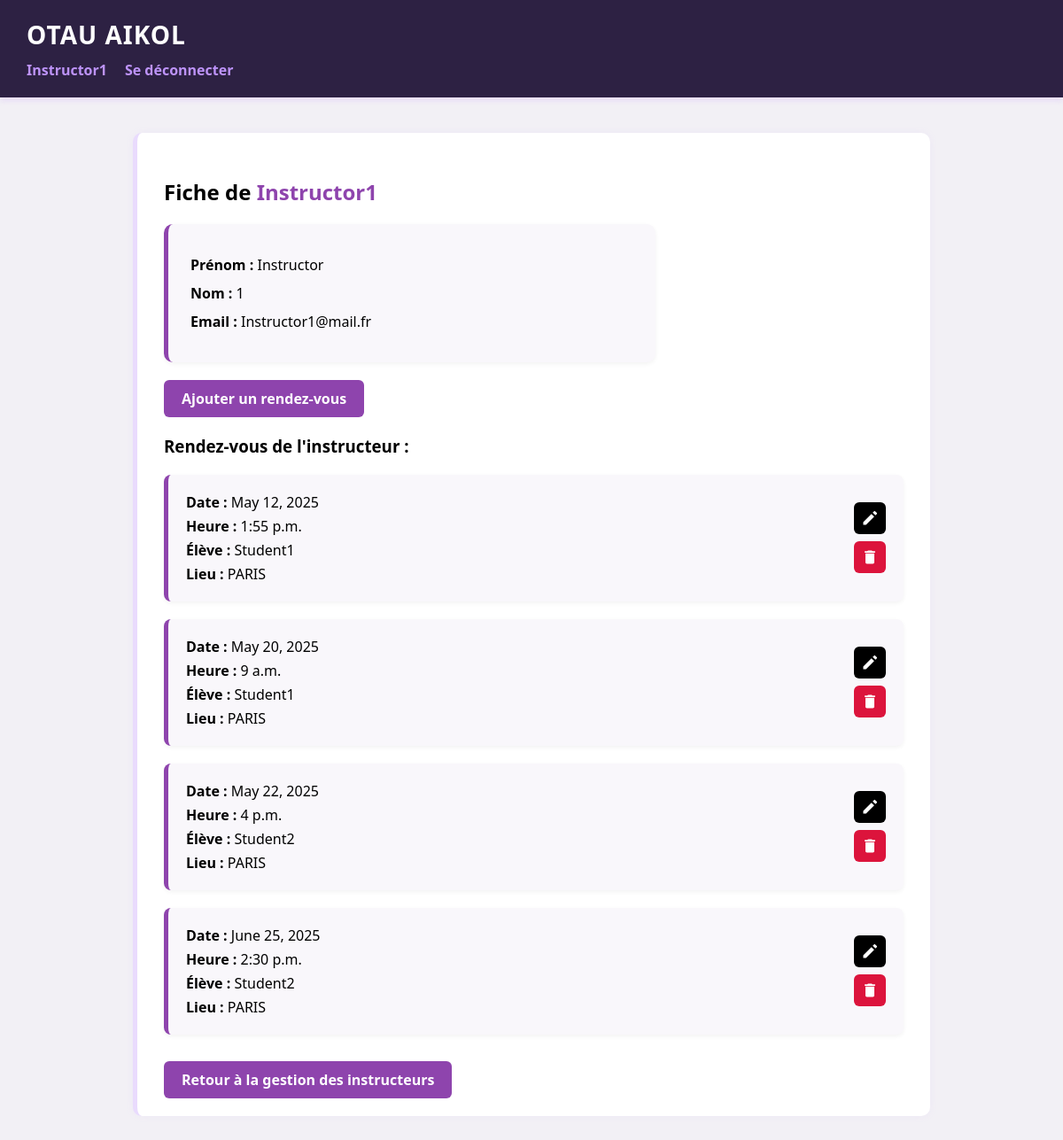
/app/secretary/instructor/1/ (signed in), run on the app's committed database.
### auto_ecole/models.py (models this page shows, shortened)
class Instructor(models.Model):
    user = models.OneToOneField(User, on_delete=models.CASCADE)
    bio = models.TextField(blank=True, null=True)

class Appointment(models.Model):
    student = models.ForeignKey(Student, on_delete=models.CASCADE)
    instructor = models.ForeignKey(Instructor, on_delete=models.CASCADE)
    date = models.DateField()
    time = models.TimeField()
    location = models.CharField(max_length=100)

class Student(models.Model):
    user = models.OneToOneField(User, on_delete=models.CASCADE)
    hours_available = models.PositiveIntegerField(default=0)

### auto_ecole/views.py (the view)
# urls.py: path('secretary/instructor/<int:instructor_id>/', instructor_detail, name='instructor_detail'),
@login_required
def instructor_detail(request, instructor_id):
    instructor = get_object_or_404(Instructor, id=instructor_id)
    appointments = Appointment.objects.filter(instructor=instructor).order_by('date', 'time')
    return render(request, 'instructor_detail.html', {'instructor': instructor, 'appointments': appointments})

### auto_ecole/templates/instructor_detail.html (shortened to what this page needs)
{% extends "base.html" %}
{% block content %}
  <h2 style="margin-bottom: 20px;">Fiche de <span style="color: #8e44ad;">{{ instructor.user.username }}</span></h2>
  <div style="background-color: #f9f7fb; padding: 25px; border-radius: 10px; border-left: 5px solid #8e44ad; box-shadow: 0 2px 5px rgba(0,0,0,0.05); max-width: 500px; margin-bottom: 30px;">
    <p style="margin: 10px 0;"><strong>Prénom :</strong> {{ instructor.user.first_name }}</p>
    <p style="margin: 10px 0;"><strong>Nom :</strong> {{ instructor.user.last_name }}</p>
    <p style="margin: 10px 0;"><strong>Email :</strong> {{ instructor.user.email }}</p>
  </div>
  <div style="margin-bottom: 30px;">
    <a href="{% url 'create_appointment_from_dashboard' %}" style="text-decoration: none; background-color: #8e44ad; padding: 10px 20px; border-radius: 6px; color: white; font-weight: bold;">
      Ajouter un rendez-vous
    </a>
  </div>
  {% if appointments %}
    <h3 style="margin-bottom: 20px;">Rendez-vous de l'instructeur :</h3>
    <div style="display: flex; flex-direction: column; gap: 20px;">
      {% for appointment in appointments %}
        <div style="background-color: #f9f7fb; padding: 15px 20px; border-radius: 8px; border-left: 5px solid #8e44ad; box-shadow: 0 2px 5px rgba(0,0,0,0.05); display: flex; justify-content: space-between; align-items: center;">
          <div>
            <p style="margin: 5px 0;"><strong>Date :</strong> {{ appointment.date }}</p>
            <p style="margin: 5px 0;"><strong>Heure :</strong> {{ appointment.time }}</p>
            <p style="margin: 5px 0;"><strong>Élève :</strong> {{ appointment.student.user.username }}</p>
            <p style="margin: 5px 0;"><strong>Lieu :</strong> {{ appointment.location }}</p>
          </div>
          <div style="display: flex; flex-direction: column; gap: 8px;">
            <a href="{% url 'edit_appointment' appointment.id %}" title="Modifier" style="background-color: black; padding: 8px; border-radius: 6px; display: flex; align-items: center; justify-content: center; text-decoration: none;">
              <svg style="width:20px;height:20px;fill:white;" xmlns="http://www.w3.org/2000/svg" viewBox="0 0 24 24">
                <path d="M3 17.25V21h3.75l11.06-11.06-3.75-3.75L3 17.25zM21.41 6.34c.39-.39.39-1.02 0-1.41l-2.34-2.34a1 1 0 0 0-1.41 0l-1.83 1.83 3.75 3.75 1.83-1.83z"/>
              </svg>
            </a>
            <form method="post" action="{% url 'delete_appointment' appointment.id %}">
              <button type="submit" title="Supprimer" style="background-color: crimson; padding: 8px; border-radius: 6px; border: none; cursor: pointer; display: flex; align-items: center; justify-content: center;">
                <svg style="width:20px;height:20px;fill:white;" xmlns="http://www.w3.org/2000/svg" viewBox="0 0 24 24">
                  <path d="M6 19c0 1.1.9 2 2 2h8c1.1 0 2-.9 2-2V7H6v12zM19 4h-3.5l-1-1h-5l-1 1H5v2h14V4z"/>
                </svg>
              </button>
            </form>
          </div>
        </div>
      {% endfor %}
    </div>
  {% else %}
    <p>Aucun rendez-vous pour cet instructeur.</p>
  {% endif %}
  <div style="margin-top: 40px;">
    <a href="{% url 'manage_instructors' %}" style="text-decoration: none; background-color: #8e44ad; padding: 10px 20px; border-radius: 6px; color: white; font-weight: bold;">
      Retour à la gestion des instructeurs
    </a>
  </div>
{% endblock %}

### auto_ecole/templates/base.html (shortened to what this page needs)
<!DOCTYPE html>
<html lang="fr">
  <head>
  </head>
  <body>
    <header>
      <h1>OTAU AIKOL</h1>
      <nav>
        {% if user.is_authenticated %}
        <span>{{ user.username }} </span>
        <form action="/accounts/logout/" method="post">
          <button type="submit" style="font-size: medium;">Se déconnecter</button>
        </form>
        {% endif %}
      </nav>
    </header>
    <main>
      <div class="content-box">{% block content %} {% endblock %}</div>
    </main>
  </body>
</html>

### auto_ecole/templates/base.html (style rules this page uses)
body { font-family: "Segoe UI", Tahoma, Geneva, Verdana, sans-serif; background-color: #f2f0f5; margin: 0; padding: 0; }
header { background-color: #2d2143; color: white; padding: 20px 30px; box-shadow: 0 4px 6px rgba(189, 147, 249, 0.2); }
header h1 { margin: 0; font-size: 28px; letter-spacing: 1px; }
nav { margin-top: 10px; display: flex; align-items: center; gap: 20px; }
nav a, nav span { color: #bd93f9; text-decoration: none; font-weight: bold; transition: 0.3s; }
nav form { display: inline; }
nav button { background: none; border: none; color: #bd93f9; font-weight: bold; cursor: pointer; padding: 0; font-family: inherit; }
main { padding: 40px 20px; max-width: 900px; margin: 0 auto; }
.content-box { background-color: #ffffff; padding: 30px; border-radius: 10px; box-shadow: 0 0 10px rgba(189, 147, 249, 0.07); border-left: 5px solid #bd93f955; }

### data on the page
Instructor: user.username "Instructor1", user.first_name "Instructor", user.last_name "1", user.email "Instructor1@mail.fr"
Appointment: date "May 12, 2025", time "1:55 p.m.", student.user.username "Student1", location "PARIS"
Appointment: date "May 20, 2025", time "9 a.m.", student.user.username "Student1", location "PARIS"
Appointment: date "May 22, 2025", time "4 p.m.", student.user.username "Student2", location "PARIS"
Appointment: date "June 25, 2025", time "2:30 p.m.", student.user.username "Student2", location "PARIS"

### other printed values
{{ user.username }} "Instructor1"
